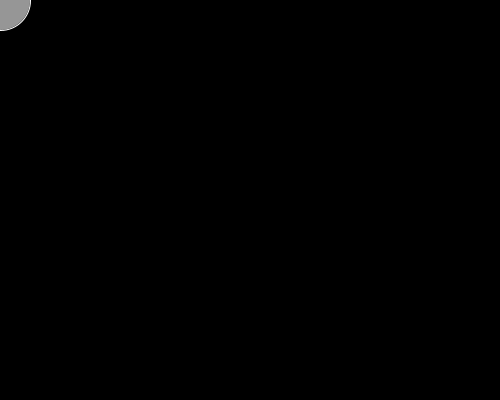
Frame 1 (no input)
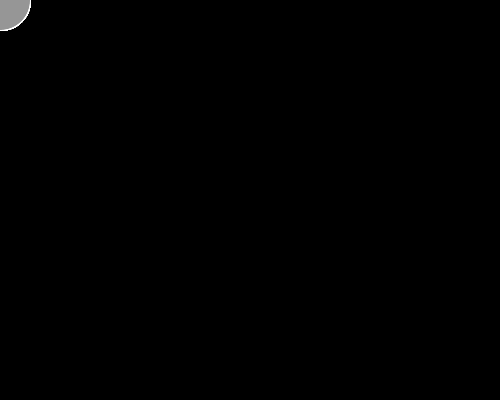
Frame 60 (the mouse pressed at the canvas centre just before this capture)
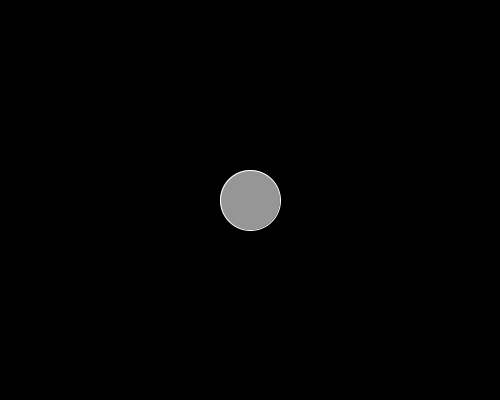
Frame 120 (the mouse held since frame 60 and released just before this capture)

The Processing sketch that drew these frames (run headless with seeded random() and noise(); from frame 60 on, the mouse is pressed at the canvas centre):

// Processing sketch: processing_155780
// ── processing_155780.pde

void setup() {
  size(500,400);
  background (0);
}
void draw() {
    if (mousePressed) {
      background (0);
    }
    stroke (255);
    fill (150);
    ellipse (mouseX, mouseY,60,60);
}
